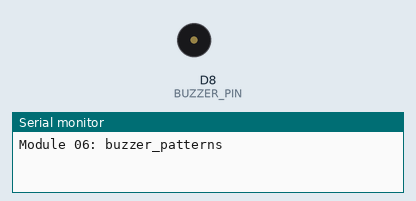
Bench run of a sketch on a simulated ESP8266 (NodeMCU). On the bench: buzzer (waves = sounding, pin HIGH), the last lines printed to the serial monitor.

Above: at 3.0 s.
At 24.4 s:
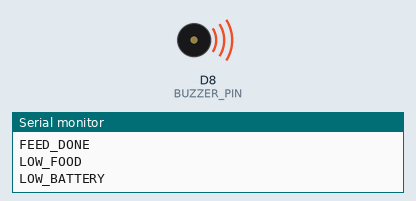
Timing chart, 0 to 39.0 s (numbered marks = the images above):
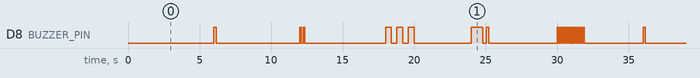

Measured:
- by itself, D8 (BUZZER_PIN): moves between LOW and HIGH, repeating every 30.0 s
- by itself, everything shown: repeats every 30.0 s, in 36 steps

The sketch:

buzzer_patterns.ino
```cpp
/*
  Module 06 - Buzzer alerts
  -------------------------
  STATUS: reference code, not yet verified on the built feeder.

  Non-blocking beep patterns so the buzzer never delays feeding or WiFi.
  Each event has its own rhythm so you can tell them apart by ear:

    FEED_START   1 short beep           "dispensing now"
    FEED_DONE    2 short beeps          "done"
    LOW_FOOD     3 slow beeps           "refill the hopper"
    LOW_BATTERY  long, short            "power is low"
    JAM          fast beeping, ~3 s     "motor stuck"

  Wiring (active buzzer, the kind that beeps when given DC):
    NodeMCU D8 -> 1 kOhm -> base of NPN transistor (2N2222 / BC547)
    Transistor emitter -> GND
    Buzzer (+) -> 5 V (VIN), buzzer (-) -> transistor collector
    (Direct drive from the pin also works for tiny 3.3 V buzzers.)

  Why D8: it is the last free pin. D8 must be LOW at boot, and the
  transistor's base resistor keeps it low, so boot is not affected.

  Passive buzzer? Set BUZZER_PASSIVE to 1 and it plays a 2.7 kHz tone.

  The demo in loop() cycles through all patterns every 6 seconds.
*/

#define BUZZER_PIN D8
#define BUZZER_PASSIVE 0
#define BUZZER_FREQ_HZ 2700

// A pattern is a list of alternating ON/OFF durations in ms, ending with 0.
const uint16_t PAT_FEED_START[]  = { 150, 0 };
const uint16_t PAT_FEED_DONE[]   = { 120, 120, 120, 0 };
const uint16_t PAT_LOW_FOOD[]    = { 400, 400, 400, 400, 400, 0 };
const uint16_t PAT_LOW_BATTERY[] = { 800, 250, 150, 0 };
const uint16_t PAT_JAM[]         = { 100, 100, 100, 100, 100, 100, 100, 100, 100, 100,
                                     100, 100, 100, 100, 100, 100, 100, 100, 100, 0 };

const uint16_t* currentPattern = nullptr;
uint8_t patternIndex = 0;
unsigned long stepStart = 0;

void buzzerOn() {
#if BUZZER_PASSIVE
  tone(BUZZER_PIN, BUZZER_FREQ_HZ);
#else
  digitalWrite(BUZZER_PIN, HIGH);
#endif
}

void buzzerOff() {
#if BUZZER_PASSIVE
  noTone(BUZZER_PIN);
#endif
  digitalWrite(BUZZER_PIN, LOW);
}

void playPattern(const uint16_t* pattern) {
  currentPattern = pattern;
  patternIndex = 0;
  stepStart = millis();
  buzzerOn();                       // even indexes are ON, odd are OFF
}

// Call from loop() as often as possible.
void buzzerUpdate() {
  if (!currentPattern) return;
  if (millis() - stepStart < currentPattern[patternIndex]) return;

  patternIndex++;
  stepStart = millis();
  if (currentPattern[patternIndex] == 0) {   // reached the end marker
    currentPattern = nullptr;
    buzzerOff();
    return;
  }
  if (patternIndex % 2 == 0) buzzerOn(); else buzzerOff();
}

void setup() {
  Serial.begin(115200);
  pinMode(BUZZER_PIN, OUTPUT);
  buzzerOff();
  Serial.println("\nModule 06: buzzer_patterns");
}

void loop() {
  buzzerUpdate();

  static unsigned long lastDemo = 0;
  static uint8_t which = 0;
  if (millis() - lastDemo > 6000) {
    lastDemo = millis();
    switch (which++ % 5) {
      case 0: Serial.println("FEED_START");  playPattern(PAT_FEED_START);  break;
      case 1: Serial.println("FEED_DONE");   playPattern(PAT_FEED_DONE);   break;
      case 2: Serial.println("LOW_FOOD");    playPattern(PAT_LOW_FOOD);    break;
      case 3: Serial.println("LOW_BATTERY"); playPattern(PAT_LOW_BATTERY); break;
      case 4: Serial.println("JAM");         playPattern(PAT_JAM);         break;
    }
  }
}
```
